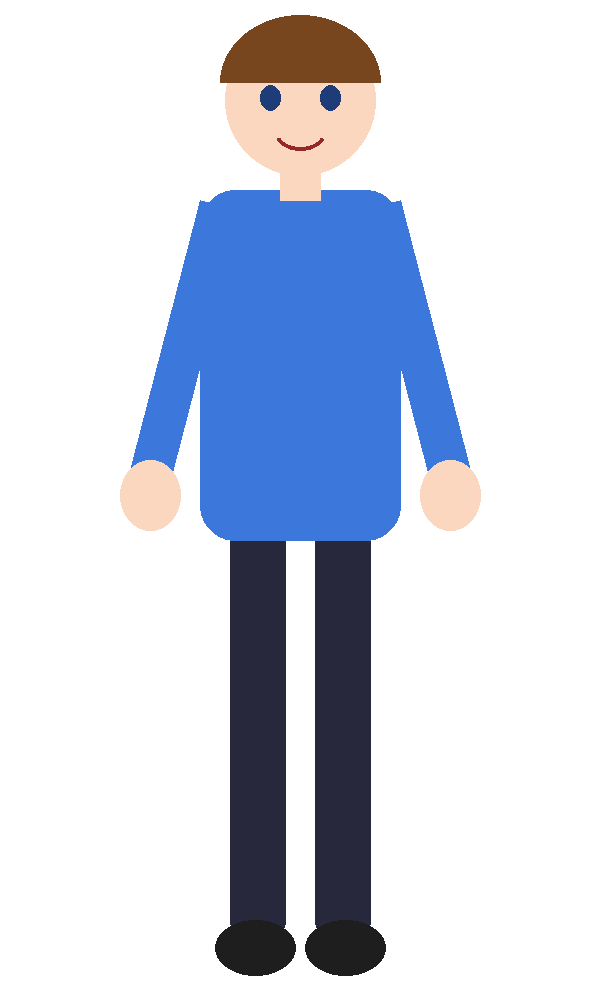
#> input picture ki-assistent/test/fixtures/figur-front.png, 600 x 1000 px
$ python -i segment.py   (imports and definitions only)
#> lines starting #> are read from the running program, lines starting #| are printed output that depends on the picture; after the words box and inside, x2 and y2 are one past the last pixel; in counts of white or black regions, pixels touching at a corner belong together
#> further down, picture is the input picture: PIL image 600x1000 RGBA; mean R, G, B, A 21.1, 27.8, 42.1, 69.1
"""Freistellen: Vordergrund-Maske aus einem Bild bestimmen."""

from __future__ import annotations

import numpy as np
from PIL import Image, ImageDraw

_SENTINEL = (255, 0, 254)


def compute_mask(img: Image.Image, method: str = "auto", tolerance: int = 40) -> np.ndarray:
    """Return a boolean foreground mask (H x W).

    method:
      auto  - use the alpha channel if the image has real transparency, otherwise "flood"
      alpha - use the alpha channel (alpha > 127)
      flood - flood-fill the background starting from the image border (plain backgrounds)
      rembg - AI background removal with the optional `rembg` package
      none  - the whole image is foreground
    """
#> called with method = 'auto', tolerance = 40
    rgba = img.convert("RGBA")
    alpha = np.asarray(rgba)[:, :, 3]
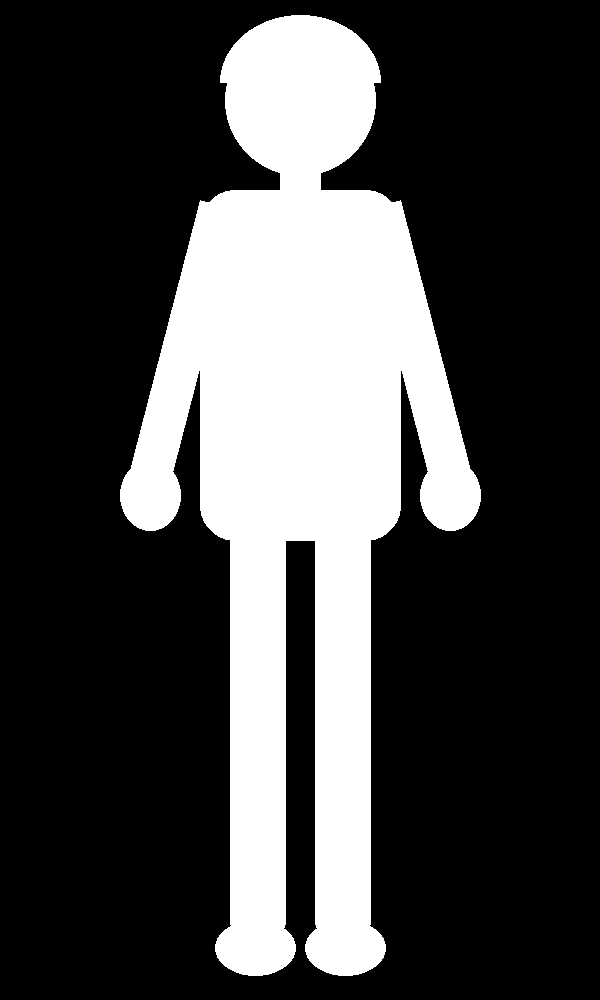
#> alpha: shape (1000, 600); 27.1% white; 1 white region, box (x1, y1, x2, y2) and area: (120, 15, 481, 976) 162566

    if method == "auto":
        method = "alpha" if (alpha < 128).mean() > 0.01 else "flood"
#> method = 'alpha'

    if method == "alpha":
        mask = alpha > 127
    elif method == "flood":
        mask = _flood_mask(rgba, tolerance)
    elif method == "rembg":
        try:
            from rembg import remove  # type: ignore
        except ImportError as exc:  # pragma: no cover - optional dependency
            raise RuntimeError("Für --background rembg bitte 'pip install rembg' ausführen.") from exc
        cut = remove(rgba.convert("RGB"))
        mask = np.asarray(cut.convert("RGBA"))[:, :, 3] > 127
    elif method == "none":
        mask = np.ones(alpha.shape, dtype=bool)
    else:
        raise ValueError(f"Unbekannte Freistell-Methode: {method}")

    if mask.sum() < 100:
        raise RuntimeError("Keine Figur im Bild gefunden (Maske ist leer). Bitte ein PNG mit transparentem Hintergrund verwenden.")
    return mask


# [87 lines left out: functions _flood_mask, dilate, bleed_colors, _push_pull, not called in this run]

>>> from PIL import Image
>>> picture = Image.open('../ki-assistent/test/fixtures/figur-front.png')
>>> result = compute_mask(picture)

$ run again, on ki-assistent/test/fixtures/figur-turnaround.png
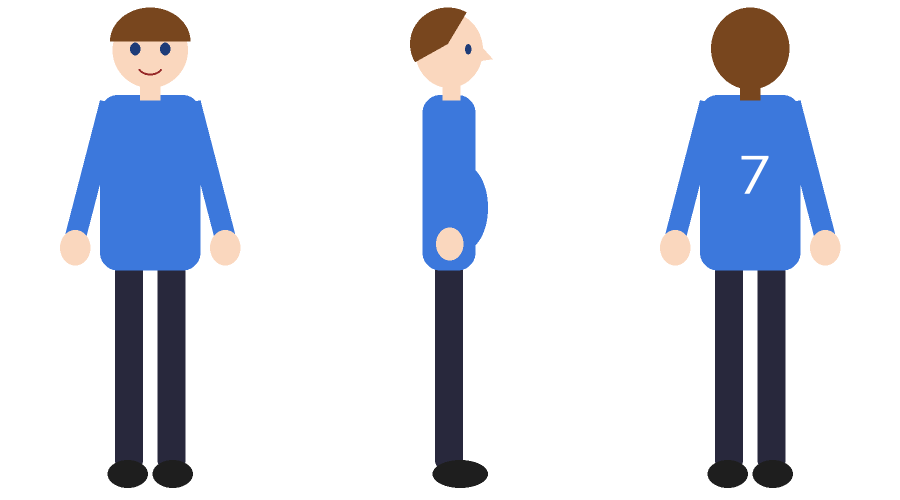
#> input picture ki-assistent/test/fixtures/figur-turnaround.png, 1800 x 1000 px (shown at 1/2 size)
#> picture is the input picture: PIL image 1800x1000 RGBA; mean R, G, B, A 214.7, 219.7, 230.9, 255
#> alpha: shape (1000, 1800); every value is 255
#> method = 'flood'
#> bg_color = [255, 255, 255]
#> after the loop in _flood_mask, `for sx, sy in seeds:`:
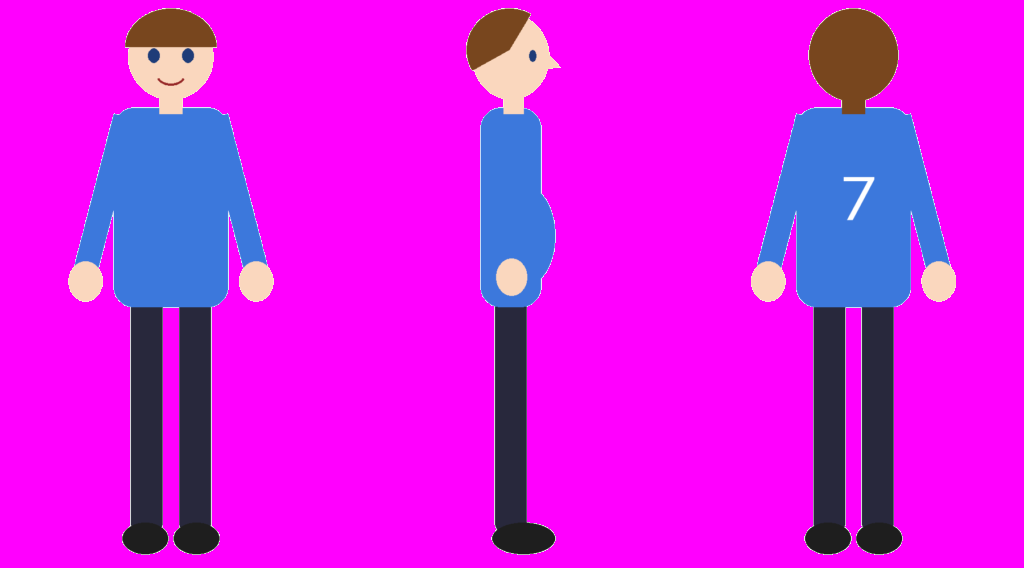
#> work: PIL image 1024x568 RGB; mean R, G, B 214.7, 24.1, 230.2
#> filled: shape (568, 1024) bool; 76.7% white; 3 black regions, box (x1, y1, x2, y2) and area: (68, 8, 274, 555) 53728, (751, 8, 956, 555) 53712, (466, 8, 561, 555) 27847
#> was_sentinel: shape (568, 1024) bool; every value is 0
#> near_bg: shape (1000, 1800) bool; 79.5% white; 9 black regions, largest, box (x1, y1, x2, y2) and area: (1331, 15, 1670, 976) 154653, (131, 190, 470, 976) 134556, (845, 190, 976, 976) 61846
#> band: shape (1000, 1800) bool; 2.2% white; 3 white regions, box (x1, y1, x2, y2) and area: (1320, 14, 1680, 977) 15250, (120, 14, 482, 977) 15242, (819, 14, 986, 977) 8644
#> in _flood_mask, `return mask & ~(band & near_bg)`:
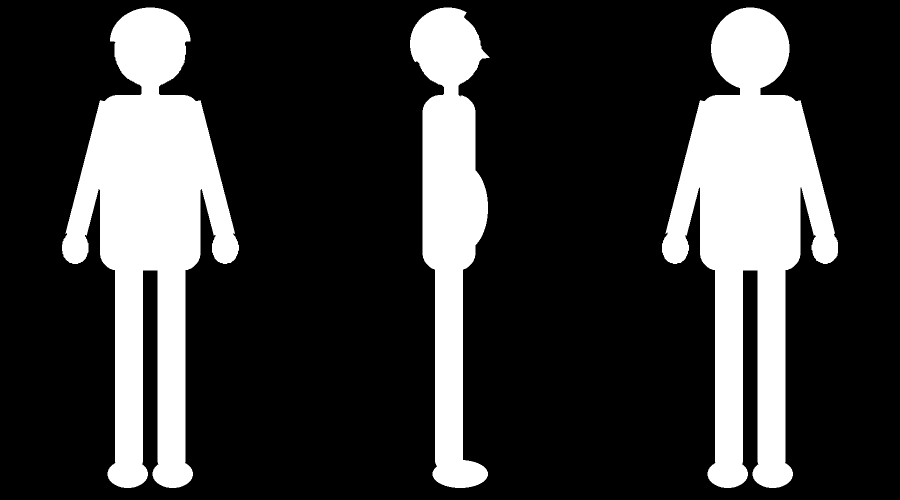
#> returned value: shape (1000, 1800) bool (shown at 1/2 size); 22.5% white; 3 white regions, box (x1, y1, x2, y2) and area: (1324, 15, 1676, 976) 161423, (124, 15, 478, 976) 160657, (820, 15, 979, 976) 82958
